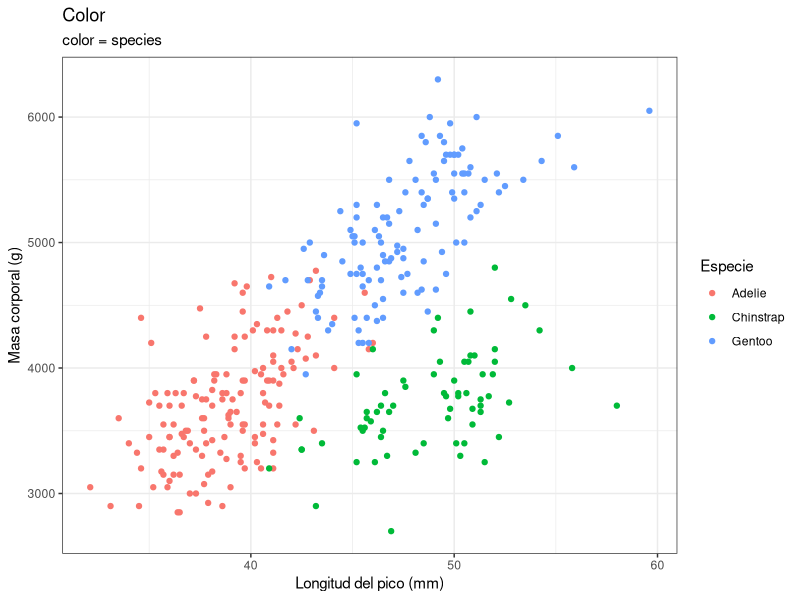
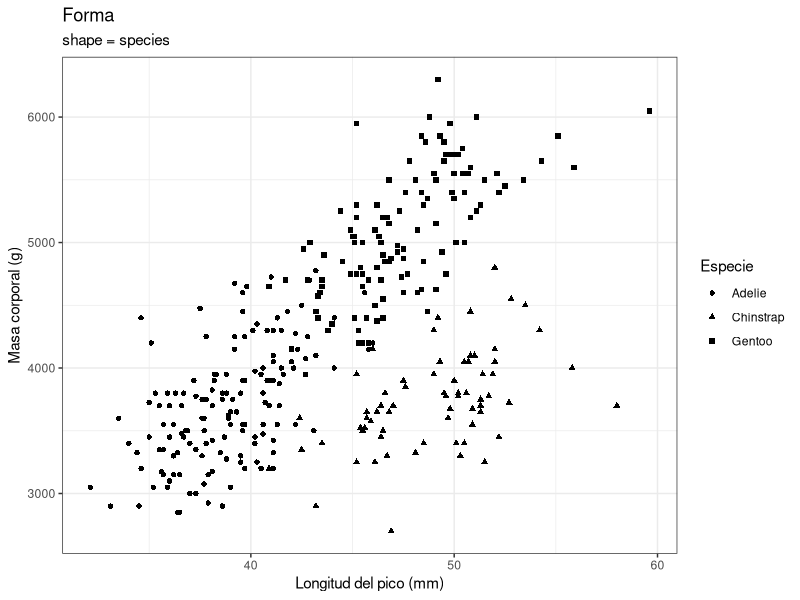
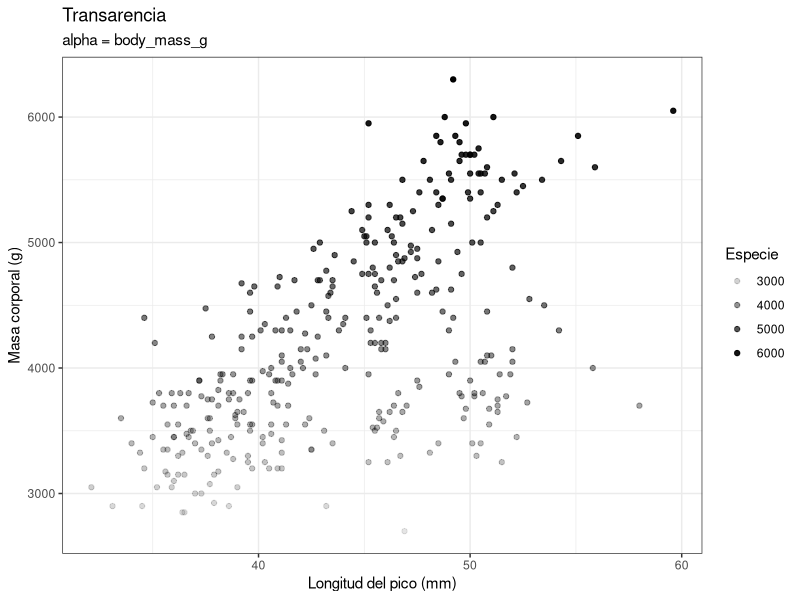
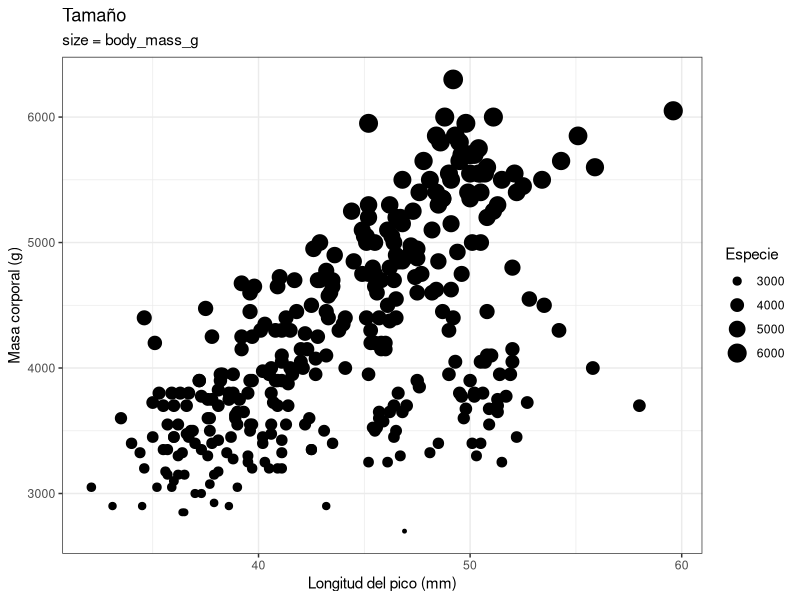
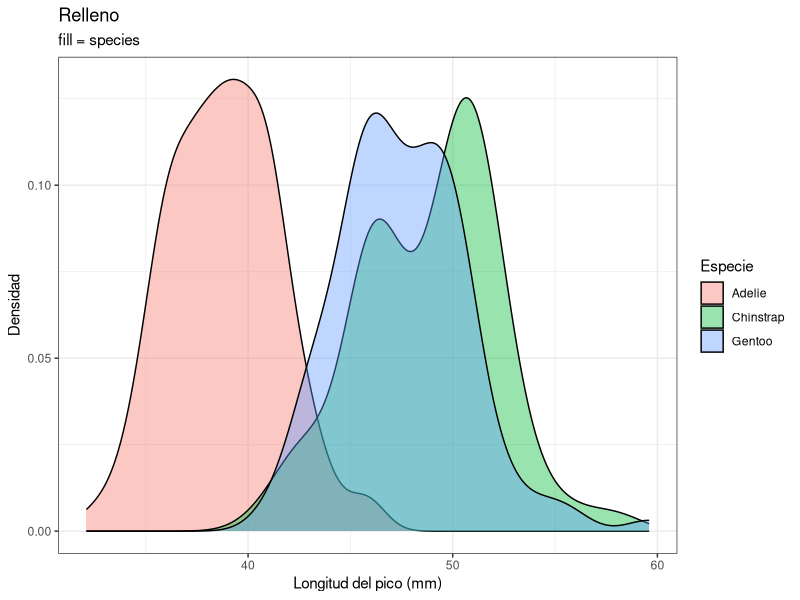
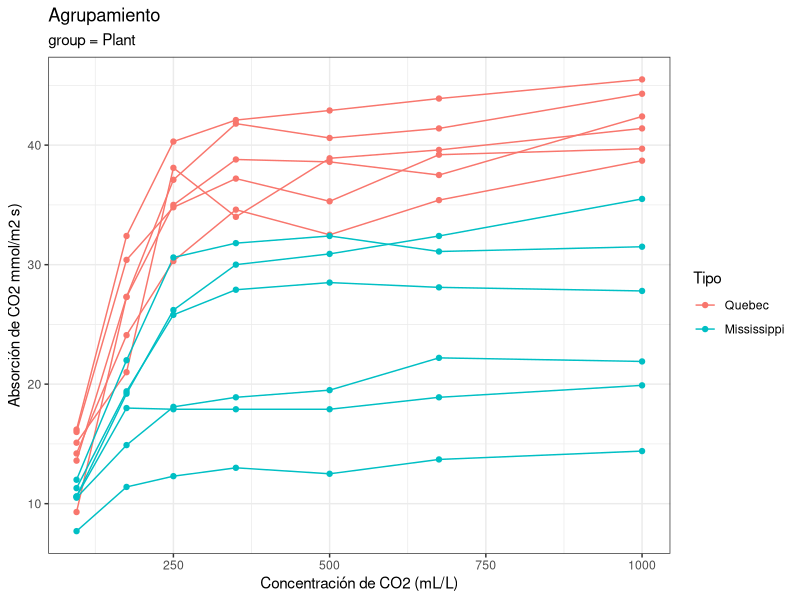
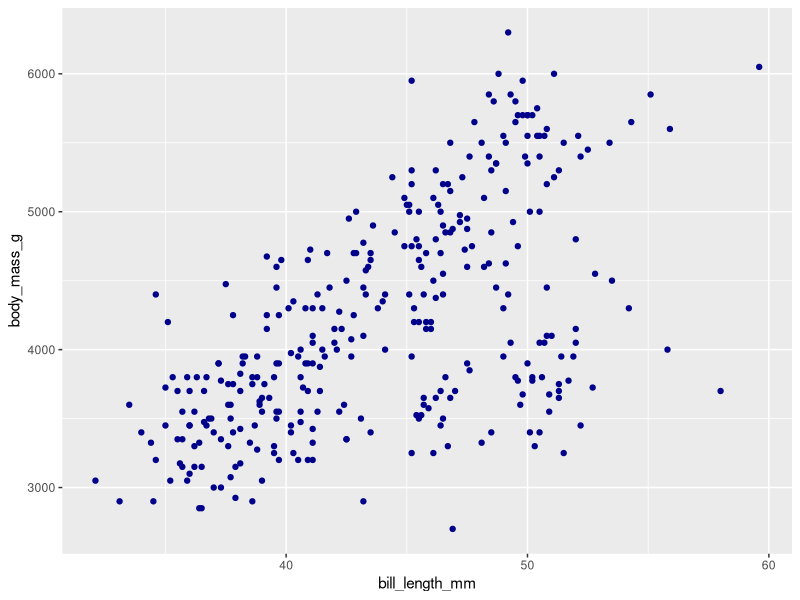
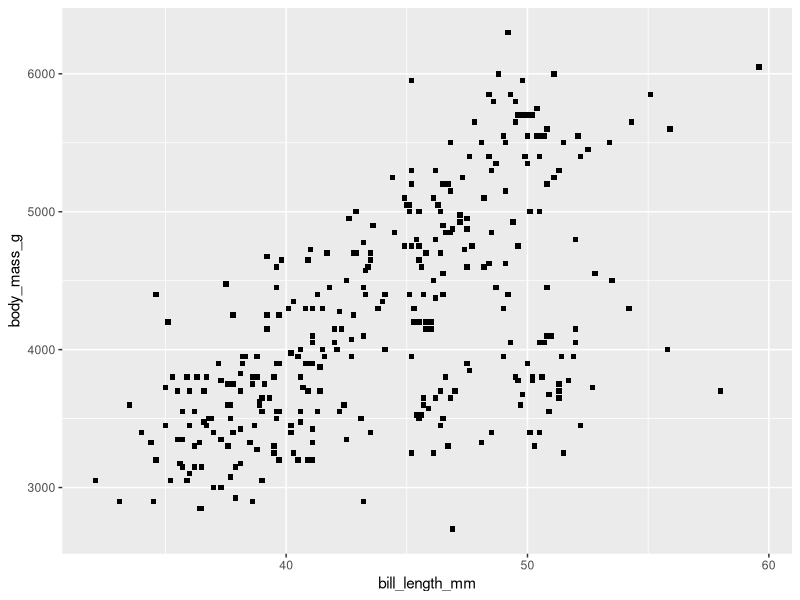

The R script that drew these images, in order:
## ---- chunk 1
#| echo: false
#| warning: false
#| message: false
#| label: fig-aes 
#| fig-cap: "Los Aesthetics nos permiten representar diferentes variables en un solo gráfico"
#| fig-subcap: 
#|   - "Color"
#|   - "Forma"
#|   - "Transparencia"
#|   - "Tamaño"
#|   - "Relleno"
#|   - "Agrupamiento"
#| layout-ncol: 2


library(tidyverse)


penguis <- read_csv("data/palmer_penguins.csv") |> 
  na.omit()

pp <- ggplot(data = penguis, aes(x = bill_length_mm, y = body_mass_g))+
  theme_bw()

# color
pp + 
  geom_point(aes(color = species)) +
  labs(title = "Color", 
       subtitle = "color = species",
       x = "Longitud del pico (mm)",
       y = "Masa corporal (g)",
       color = "Especie")

# shape
pp + 
  geom_point(aes(shape = species)) +
  labs(title = "Forma", 
       subtitle = "shape = species",
       x = "Longitud del pico (mm)",
       y = "Masa corporal (g)",
       shape = "Especie")

# transparencia
pp + 
  geom_point(aes(alpha = body_mass_g)) +
  labs(title = "Transarencia", 
       subtitle = "alpha = body_mass_g",
       x = "Longitud del pico (mm)",
       y = "Masa corporal (g)",
       alpha = "Especie")

# tamaño
pp + 
  geom_point(aes(size = body_mass_g)) +
  labs(title = "Tamaño", 
       subtitle = "size = body_mass_g",
       x = "Longitud del pico (mm)",
       y = "Masa corporal (g)",
       size = "Especie")

# relleno
ggplot(penguis, aes(x = bill_length_mm, fill = species))+
  geom_density(alpha = 0.4)+
  theme_bw()+
  labs(title = "Relleno",
       subtitle = "fill = species",
       x = "Longitud del pico (mm)",
       y = "Densidad",
       fill = "Especie")

# grouping
CO2 |> 
  ggplot(aes(x = conc, y = uptake, group = Plant, color = Type))+
  geom_line()+
  geom_point()+
  theme_bw()+
  labs(title = "Agrupamiento",
       subtitle = "group = Plant",
       x = "Concentración de CO2 (mL/L)",
       y = "Absorción de CO2 mmol/m2 s)",
       color = "Tipo")

## ---- chunk 2
#| message: false
#| warning: false
library(tidyverse)

#abrir la base de datos de pingüinos
penguins <- read_csv("data/palmer_penguins.csv") |> 
  na.omit()
## ---- chunk 3
#| message: false
#| warning: false
ggplot(data = penguins)+
  geom_point(aes(x = bill_length_mm, y = body_mass_g), 
             color = "darkblue")
## ---- chunk 4
#| message: false
#| warning: false
ggplot(data = penguins)+
  geom_point(aes(x = bill_length_mm, y = body_mass_g), 
             shape = 15)
## ---- chunk 5
#| message: false
#| warning: false
#| echo: false
#| fig-align: center
#| 
ggpubr::show_point_shapes()+
  theme_void()+
  labs(title = " ")
## ---- chunk 6
pp <- ggplot(penguins)+
  geom_point(aes(x = bill_length_mm, y = body_mass_g, color = species))

# ajustamos el color con scale_color_manual()
pp +
  scale_color_manual(values = c("grey55", "orange", "lightblue"))

## ---- chunk 7
pp2 <- ggplot(penguins)+
  geom_point(aes(x = bill_length_mm, y = body_mass_g, 
                 color = body_mass_g))
pp2

# ajustar manualmente el gradiente
pp2 +
  scale_color_gradient(low = "blue", high = "red")

## ---- chunk 8
#| fig-align: center
#| fig-cap: "Paleta de colores de RColorBrewer"
#| fig-width: 12
#| fig-height: 12
#| echo: false
library(RColorBrewer)
display.brewer.all()
## ---- chunk 9
#| warning: false
#| message: false
#| 
library(RColorBrewer)
library(viridis)

paleta_brewer <- brewer.pal(name = "Dark2", n = 3)
paleta_virids <- viridis(n = 3)

# usar paleta de RColorBrewer
pp +
  scale_color_manual(values = paleta_brewer)

# Usar paletta de Viridis
pp + 
  scale_color_manual(values = paleta_virids)
## ---- chunk 10
# usar RColorBrewer
pp +
  scale_color_brewer(palette = "Dark2")

# usar Viridis
pp +
  scale_color_viridis(discrete = TRUE,option = "viridis")

## ---- chunk 11
pp2 +
  scale_color_distiller(palette = 5)


pp2 +
  scale_colour_viridis_c(option = "magma")
## ---- chunk 12
pp + 
  facet_wrap(~ sex)
## ---- chunk 13
pp + 
  facet_wrap(~ island)
## ---- chunk 14
pp +
  facet_wrap(~ island, ncol = 1)
## ---- chunk 15
pp +
  facet_grid(sex ~ island)
## ---- chunk 16
pp + 
  facet_wrap(~ island, scales = "free_y")
## ---- chunk 17
pp + 
  facet_wrap(~ island, scale = "free_x")

## ---- chunk 18
pp + 
  facet_wrap(~ island, scales = "fixed")
## ---- chunk 19
#| include: true
#| code-fold: true
#| code-summary: "ver codigo"
#| eval: true

penguins_noisland <- penguins %>% 
  select(-island)

ggplot(data = penguins, aes(x = bill_length_mm, y = body_mass_g))+
  geom_point(data = penguins_noisland, color = "grey75")+
  geom_point(aes(color = island))+
  facet_wrap(~island) 

## ---- chunk 20
#| echo: false
#| warning: false
#| message: false
#| label: fig-theme 
#| fig-cap: "Algunos ejemplos de los diferentes themes prediseñados"
#| fig-subcap: 
#|   - "grey"
#|   - "classic"
#|   - "bw"
#|   - "light"
#|   - "minimal"
#|   - "void"
#| layout-ncol: 2


pp +
  theme_grey()+
  labs(title = "theme_grey")

pp + 
  theme_classic()+
  labs(title = "theme-classic()")

pp +
  theme_bw()+
  labs(title = "theme_bw()")

pp + 
  theme_light()+
  labs(title = "theme_light")

pp +
  theme_minimal()+
  labs(title = "theme_minimal()")

pp + 
  theme_void()+
  labs(title = "theme_void")



## ---- chunk 21
pp + 
  theme_minimal()+
  theme(panel.grid.minor = element_blank())
## ---- chunk 22
pp +
  theme_minimal()+
  theme(panel.grid.minor = element_blank(),
        legend.position = "top")
## ---- chunk 23
pp + 
  theme(axis.title = element_text(size = 16, color = "red"))
## ---- chunk 24
pp +
  theme(panel.grid = element_line(linetype = "dashed", color = "red"))
## ---- chunk 25
pp +
  theme(panel.background = element_rect(fill = "lightblue", color = "red"))
## ---- chunk 26
pp +
  theme(panel.grid.minor = element_blank())
## ---- chunk 27
#| layout-ncol: 2

pp +
  theme(legend.position = "top")


pp + 
  theme(legend.position = "none")
## ---- chunk 28
pp +
  labs(x = "Longitud del pico (mm)",
       y = "Masa corporal (g)",
       color = "Especie",
       title = "Relación entre la longitud del pico y masa corporal",
       subtitle = "Especies Adelie, Chinstrap y Gentoo",
       caption = "Datos: Palmer Penguins")
